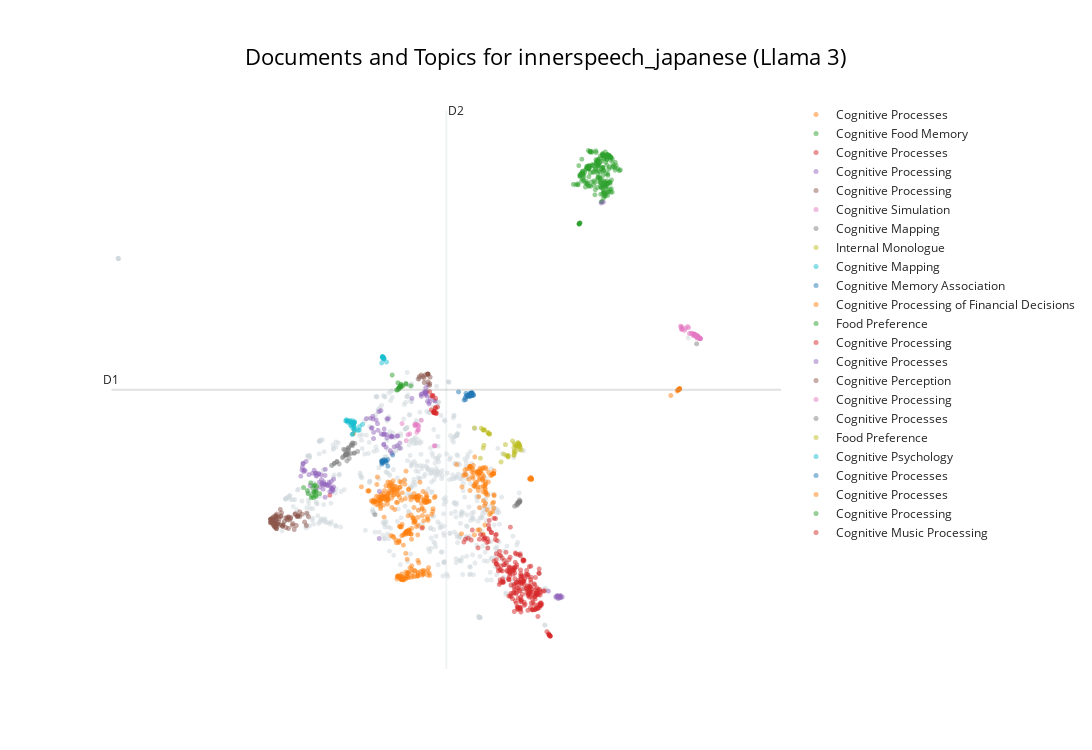

The notebook cell this image was saved under:
### Code cell
topic_model.visualize_documents(all_reports, title=f"Documents and Topics for {dataset} (Llama 3)",
hide_annotations=True, hide_document_hover=False, custom_labels=True)
